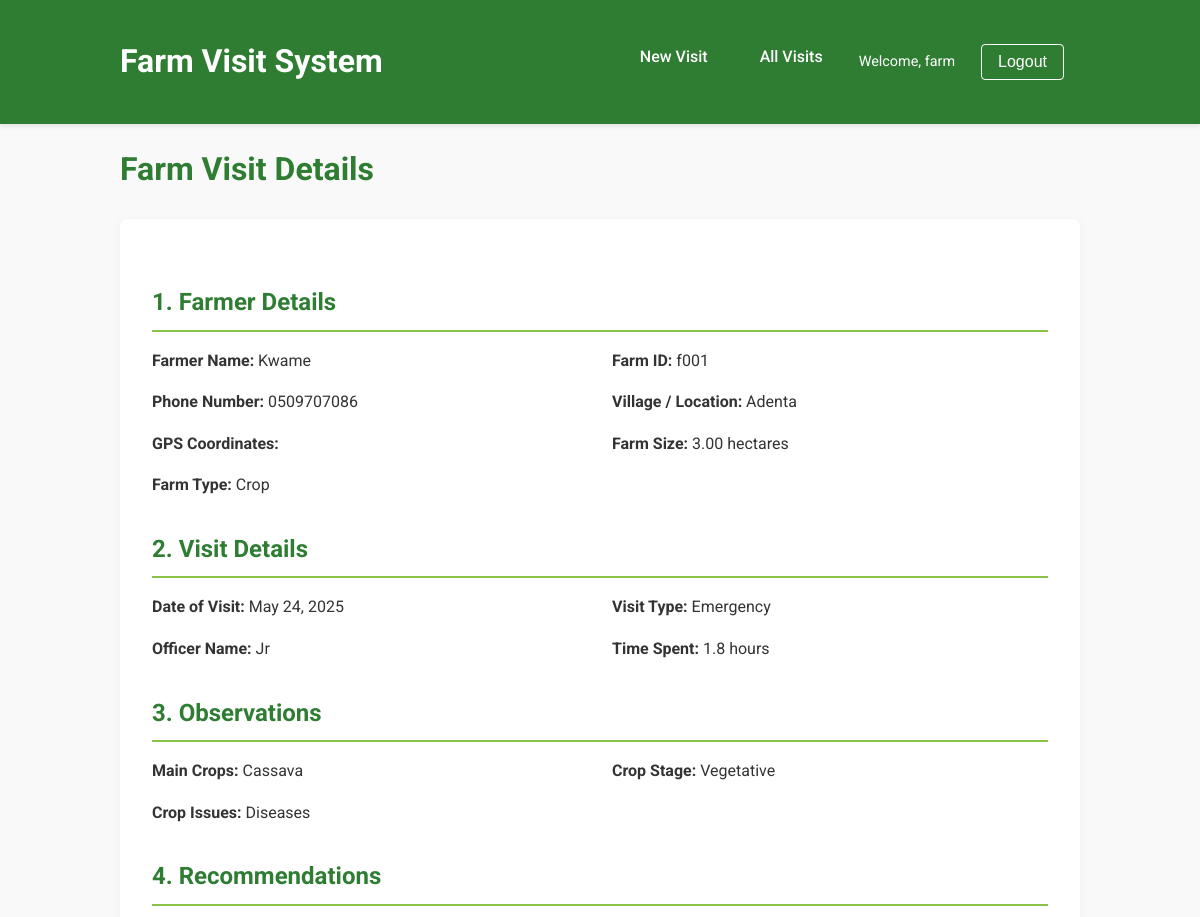
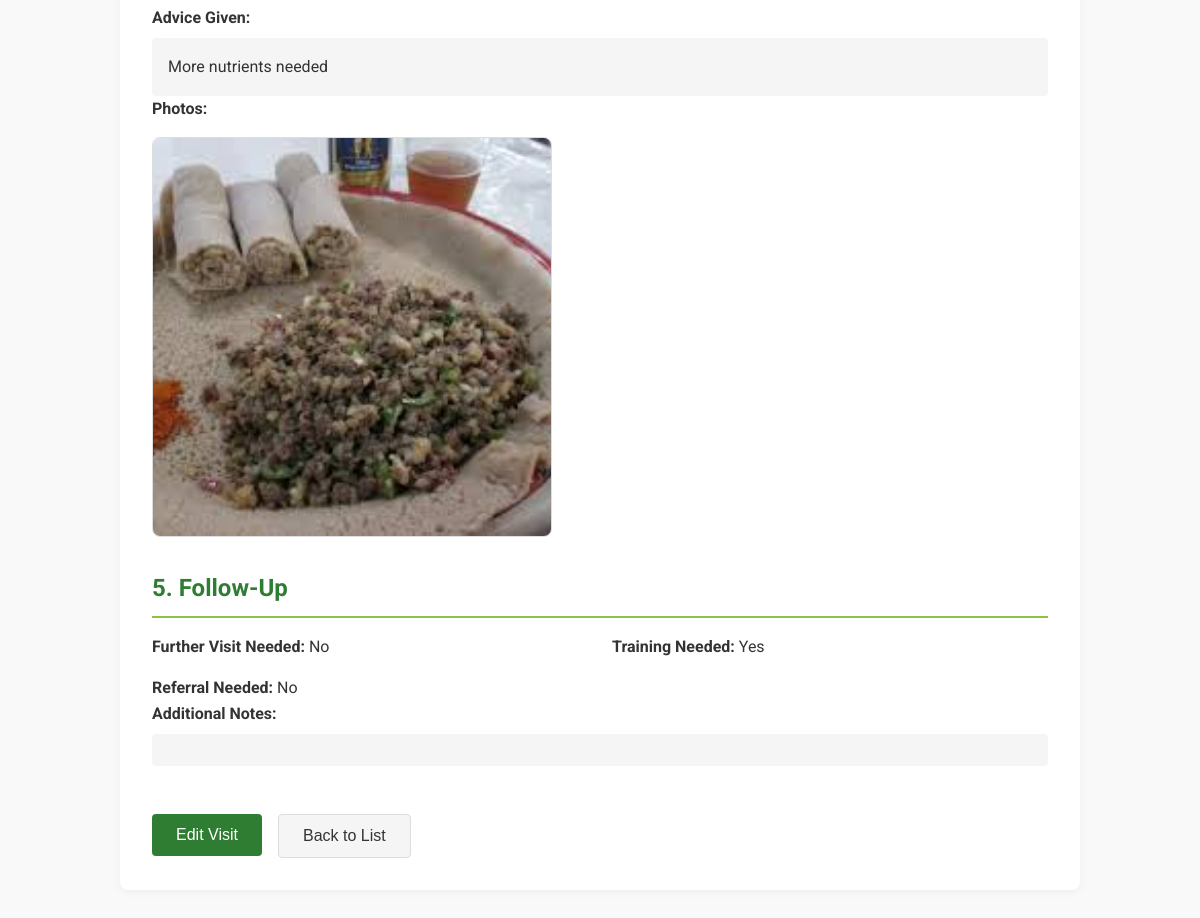
/visits/8/ (signed in), run on the app's committed database (2 pictures, top to bottom).
### farmvisit/models.py (models this page shows, shortened)
class FarmVisit(models.Model):
    farmer_name = models.CharField(max_length=100)
    farm_id = models.CharField(max_length=50)
    phone_number = models.CharField(max_length=20)
    location = models.CharField(max_length=100)
    gps_coordinates = models.CharField(max_length=100, blank=True)
    farm_size = models.DecimalField(max_digits=10, decimal_places=2)
    FARM_TYPE_CHOICES = [
        ('Crop', 'Crop'),
        ('Livestock', 'Livestock'),
        ('Mixed', 'Mixed'),
    ]
    farm_type = models.CharField(max_length=20, choices=FARM_TYPE_CHOICES)
    visit_date = models.DateField()
    VISIT_TYPE_CHOICES = [
        ('Routine', 'Routine'),
        ('Emergency', 'Emergency'),
        ('Follow-up', 'Follow-up'),
    ]
    visit_type = models.CharField(max_length=20, choices=VISIT_TYPE_CHOICES)
    officer_name = models.CharField(max_length=100)
    time_spent = models.DecimalField(max_digits=4, decimal_places=1)
    main_crops = models.CharField(max_length=200, blank=True)
    CROP_STAGE_CHOICES = [
        ('Planting', 'Planting'),
        ('Vegetative', 'Vegetative'),
        ('Flowering', 'Flowering'),
        ('Fruiting', 'Fruiting'),
        ('Harvesting', 'Harvesting'),
    ]
    crop_stage = models.CharField(max_length=20, choices=CROP_STAGE_CHOICES, blank=True)
    crop_issues = models.CharField(max_length=200, blank=True)
    livestock_type = models.CharField(max_length=100, blank=True)
    animal_count = models.IntegerField(null=True, blank=True)
    livestock_issues = models.CharField(max_length=200, blank=True)
    advice = models.TextField(blank=True)
    photos = models.ImageField(upload_to='farm_photos/', blank=True, null=True)
    additional_photos = models.ManyToManyField('FarmPhoto', blank=True, related_name='visits')
    follow_up_needed = models.BooleanField(default=False)
    follow_up_date = models.DateField(null=True, blank=True)
    training_needed = models.BooleanField(default=False)
    referral_needed = models.BooleanField(default=False)
    follow_up_notes = models.TextField(blank=True)
    created_at = models.DateTimeField(auto_now_add=True)
    updated_at = models.DateTimeField(auto_now=True)

### farmvisit/views.py (the view)
# urls.py: path('visits/<int:pk>/', login_required(views.farm_visit_detail), name='farm_visit_detail'),
def farm_visit_detail(request, pk):
    visit = get_object_or_404(FarmVisit, pk=pk)
    return render(request, 'farmvisit/farm_visit_detail.html', {'visit': visit})

### farmvisit/templates/farmvisit/farm_visit_detail.html (shortened to what this page needs)
{% extends 'base.html' %}
{% block content %}
<h1>Farm Visit Details</h1>
<div class="card">
    <div class="section">
        <h2>1. Farmer Details</h2>
        <div class="form-row">
            <p><strong>Farmer Name:</strong> {{ visit.farmer_name }}</p>
            <p><strong>Farm ID:</strong> {{ visit.farm_id }}</p>
        </div>
        <div class="form-row">
            <p><strong>Phone Number:</strong> {{ visit.phone_number }}</p>
            <p><strong>Village / Location:</strong> {{ visit.location }}</p>
        </div>
        <div class="form-row">
            <p><strong>GPS Coordinates:</strong> {{ visit.gps_coordinates }}</p>
            <p><strong>Farm Size:</strong> {{ visit.farm_size }} hectares</p>
        </div>
        <p><strong>Farm Type:</strong> {{ visit.farm_type }}</p>
    </div>
    <div class="section">
        <h2>2. Visit Details</h2>
        <div class="form-row">
            <p><strong>Date of Visit:</strong> {{ visit.visit_date }}</p>
            <p><strong>Visit Type:</strong> {{ visit.visit_type }}</p>
        </div>
        <div class="form-row">
            <p><strong>Officer Name:</strong> {{ visit.officer_name }}</p>
            <p><strong>Time Spent:</strong> {{ visit.time_spent }} hours</p>
        </div>
    </div>
    <div class="section">
        <h2>3. Observations</h2>
        {% if visit.main_crops %}
        <div class="form-row">
            <p><strong>Main Crops:</strong> {{ visit.main_crops }}</p>
            <p><strong>Crop Stage:</strong> {{ visit.crop_stage }}</p>
        </div>
        <p><strong>Crop Issues:</strong> {{ visit.crop_issues|default:"None" }}</p>
        {% endif %}
    </div>
    <div class="section">
        <h2>4. Recommendations</h2>
        <p><strong>Advice Given:</strong></p>
        <div class="advice-text">{{ visit.advice|linebreaks }}</div>
        {% if visit.photos %}
        <p><strong>Photos:</strong></p>
        <div class="photo-container">
            <img src="{{ visit.photos.url }}" alt="Farm photo" style="max-width: 100%; border-radius: 8px;">
        </div>
        {% endif %}
    </div>
    <div class="section">
        <h2>5. Follow-Up</h2>
        <div class="form-row">
            <p><strong>Further Visit Needed:</strong> {% if visit.follow_up_needed %}Yes{% else %}No{% endif %}</p>
            <p><strong>Training Needed:</strong> {% if visit.training_needed %}Yes{% else %}No{% endif %}</p>
        </div>
        <p><strong>Referral Needed:</strong> {% if visit.referral_needed %}Yes{% else %}No{% endif %}</p>
        <p><strong>Additional Notes:</strong></p>
        <div class="notes-text">{{ visit.follow_up_notes|linebreaks }}</div>
    </div>
    <div class="btn-group">
        <a href="{% url 'farm_visit_edit' visit.pk %}">
            <button>Edit Visit</button>
        </a>
        <a href="{% url 'farm_visit_list' %}">
            <button class="btn-secondary">Back to List</button>
        </a>
    </div>
</div>
{% endblock %}

### templates/base.html (shortened to what this page needs)
<!DOCTYPE html>
<html lang="en">
<head>
</head>
<body>
    <header>
        <div class="container">
            <h1>Farm Visit System</h1>
            <div class="nav">
                <a href="{% url 'farm_visit_form' %}">New Visit</a>
                {% if user.is_authenticated %}
                    <a href="{% url 'farm_visit_list' %}">All Visits</a>
                    <div class="user-info">
                        <span>Welcome, {{ user.username }}</span>
                        <a href="{% url 'logout' %}"><button class="login-btn">Logout</button></a>
                    </div>
                {% else %}
                    <a href="{% url 'login' %}"><button class="login-btn">Login</button></a>
                {% endif %}
            </div>
        </div>
    </header>
    <div class="container">
        {% block content %}
        {% endblock %}
    </div>
</body>
</html>

### templates/base.html (style rules this page uses)
:root { --primary-color: #2e7d32; --secondary-color: #4caf50; --accent-color: #8bc34a; --text-color: #333; --light-gray: #f5f5f5; --border-color: #ddd; --success-color: #4caf50; --error-color: #f44336; --warning-color: #ff9800; }
* { box-sizing: border-box; margin: 0; padding: 0; }
body { font-family: 'Roboto', Arial, sans-serif; line-height: 1.6; color: var(--text-color); background-color: #f9f9f9; padding: 0; margin: 0; }
.container { max-width: 1000px; margin: 0 auto; padding: 20px; }
header { background-color: var(--primary-color); color: white; padding: 1rem 0; box-shadow: 0 2px 5px rgba(0,0,0,0.1); }
header .container { display: flex; justify-content: space-between; align-items: center; }
h1 { font-size: 2rem; margin-bottom: 1.5rem; color: var(--primary-color); }
header h1 { color: white; margin-bottom: 0; }
h2 { font-size: 1.5rem; margin: 1.5rem 0 1rem; color: var(--primary-color); border-bottom: 2px solid var(--accent-color); padding-bottom: 0.5rem; }
.nav { display: flex; gap: 20px; }
.nav a { text-decoration: none; color: white; font-weight: 500; padding: 0.5rem 1rem; border-radius: 4px; transition: background-color 0.3s; }
.card { background-color: white; border-radius: 8px; box-shadow: 0 2px 10px rgba(0,0,0,0.05); padding: 2rem; margin-bottom: 2rem; }
.section { margin-top: 2rem; }
button { background-color: var(--primary-color); color: white; border: none; padding: 12px 24px; font-size: 1rem; font-weight: 500; border-radius: 4px; cursor: pointer; transition: background-color 0.3s; margin-top: 1.5rem; }
.btn-group { display: flex; gap: 1rem; margin-top: 1.5rem; }
.btn-secondary { background-color: #f5f5f5; color: var(--text-color); border: 1px solid var(--border-color); }
.form-row { display: grid; grid-template-columns: repeat(auto-fit, minmax(300px, 1fr)); gap: 1.5rem; margin-bottom: 1rem; }
.advice-text, .notes-text { background-color: var(--light-gray); padding: 1rem; border-radius: 4px; margin-top: 0.5rem; }
.photo-container { margin-top: 1rem; margin-bottom: 1rem; display: flex; flex-wrap: wrap; gap: 15px; }
.photo-container img { width: 400px; height: 400px; object-fit: cover; border-radius: 4px; border: 1px solid var(--border-color); }
.login-btn { background-color: transparent; border: 1px solid white; color: white; padding: 8px 16px; margin-top: 0; }
.user-info { display: flex; align-items: center; color: white; font-size: 0.9rem; }
.user-info span { margin-right: 10px; }

### data on the page
FarmVisit: farmer_name "Kwame", farm_id "f001", phone_number "0509707086", location "Adenta", farm_size "3.00", farm_type "Crop", visit_date "May 24, 2025", visit_type "Emergency", officer_name "Jr", time_spent "1.8", main_crops "Cassava", crop_stage "Vegetative", crop_issues "Diseases", advice "More nutrients needed", photos (picture)

### other printed values
{{ user.username }} "farm"
